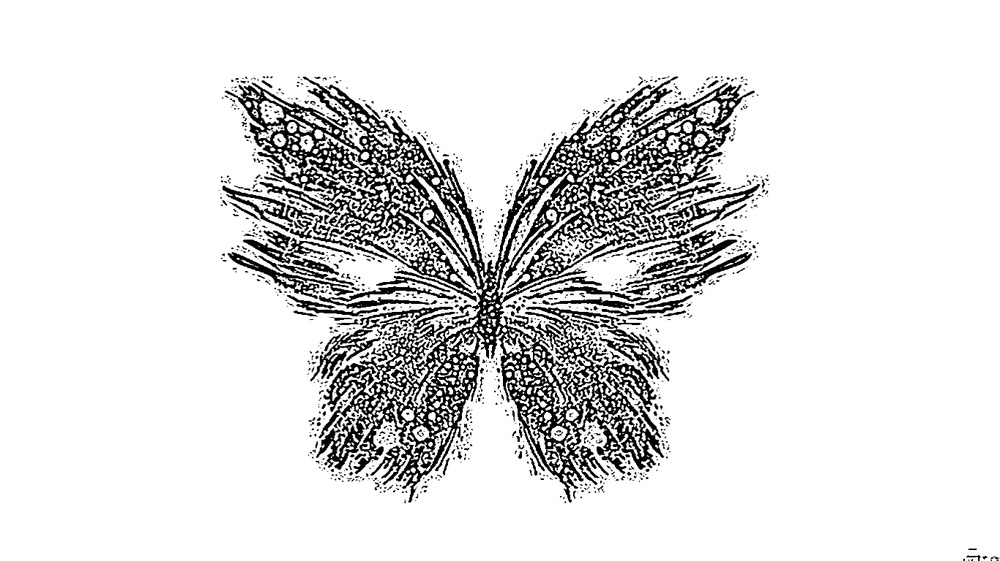
#> input picture a.jpg, 1000 x 561 px, shrunk from 1368 x 768 before the run
$ python cv14.py
#> lines starting #> are read from the running program, lines starting #| are printed output that depends on the picture
import cv2
import numpy as np

FILE_NAME = 'a.jpg'

M = np.float32([[1, 0, 100], [0, 1, 50]])

try:

	img = cv2.imread(FILE_NAME)
#> img is the input picture: shape (561, 1000, 3); min 0, max 255, mean 223.6
	(rows, cols) = img.shape[:2]
#> rows = 561; cols = 1000

	res = cv2.warpAffine(img, M, (cols, rows))
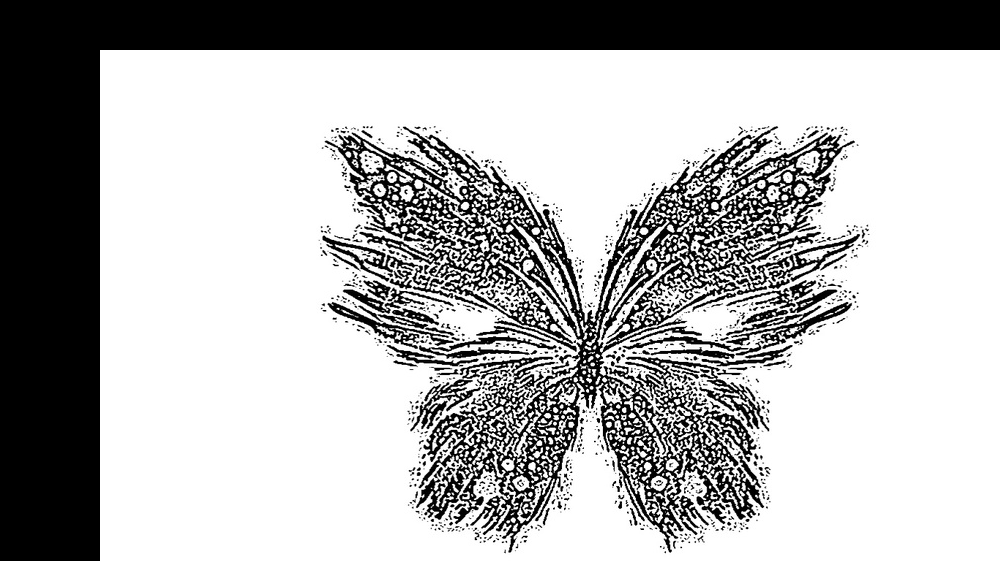
#> res: shape (561, 1000, 3); min 0, max 255, mean 177.7

	cv2.imwrite('result14.jpg', res)

except IOError:
	print ('Error while reading files !!!')
